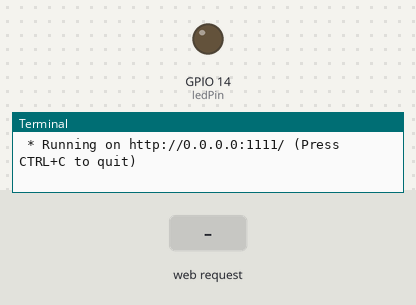
Recording of a program running on a simulated Raspberry Pi (BCM pin numbers). Parts: output pins drawn as LEDs (lit = HIGH), the last lines printed to the terminal. The inputs (shaded band) are chosen by the test bench. The clock reads 2024-03-15 10:24:30 at power-on unless the program sets it.

Above: at 1.2 s.
1.3 s: HTTP request for /led/on received
At 2.3 s:
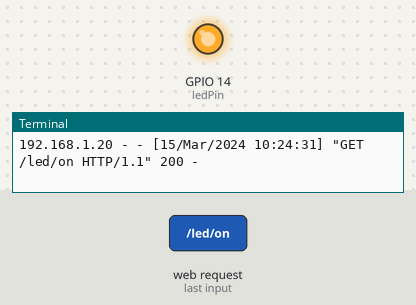
4.3 s: HTTP request for /led/clean received
At 4.6 s:
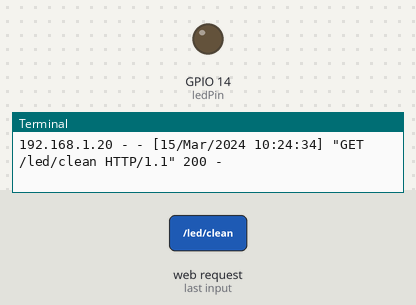
Timing chart, 0 to 7.3 s (numbered marks = the images above; inputs shaded):
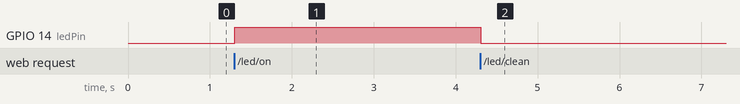

The program:

appLed2.py
```python
from flask import Flask
import RPi.GPIO as GPIO

app = Flask(__name__)

ledPin = 14
GPIO.setmode(GPIO.BCM)
GPIO.setup(ledPin, GPIO.OUT)

@app.route('/')
def ledFlask():
    return "LED Control Web"

@app.route('/led/<state>')
def led(state):
    if state == 'on':
        GPIO.output(ledPin, GPIO.HIGH)
    else:
        GPIO.output(ledPin, GPIO.LOW)

    return "LED " + state

@app.route('/led/clean')
def gpiocleanup():
    GPIO.cleanup()
    return "<h1> GPIO CLEANUP </h1>"

if __name__ == "__main__":
    app.run(host='0.0.0.0', port=1111)
```

Measured:
- after the input at 1.3 s, GPIO 14 (ledPin): LOW → HIGH at once
- after the input at 4.3 s, GPIO 14 (ledPin): HIGH → LOW at once
